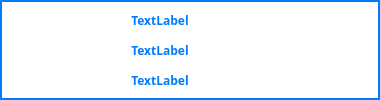
<?xml version="1.0" encoding="UTF-8"?>
<ui version="4.0">
 <class>PlaceInfoWindow</class>
 <widget class="QWidget" name="PlaceInfoWindow">
  <property name="geometry">
   <rect>
    <x>0</x>
    <y>0</y>
    <width>380</width>
    <height>100</height>
   </rect>
  </property>
  <property name="windowTitle">
   <string>Form</string>
  </property>
  <property name="styleSheet">
   <string notr="true">#PlaceInfoWindow{
     background:white;
     border: 2px solid #007BFF; 

}</string>
  </property>
  <widget class="QLabel" name="placeAddress">
   <property name="geometry">
    <rect>
     <x>110</x>
     <y>70</y>
     <width>100</width>
     <height>21</height>
    </rect>
   </property>
   <property name="font">
    <font>
     <family>Artifakt Element Heavy</family>
     <bold>true</bold>
    </font>
   </property>
   <property name="styleSheet">
    <string notr="true">QLabel {
    color: #007BFF;
}
</string>
   </property>
   <property name="text">
    <string>TextLabel</string>
   </property>
   <property name="alignment">
    <set>Qt::AlignmentFlag::AlignCenter</set>
   </property>
  </widget>
  <widget class="QLabel" name="placeHours">
   <property name="geometry">
    <rect>
     <x>110</x>
     <y>40</y>
     <width>100</width>
     <height>21</height>
    </rect>
   </property>
   <property name="font">
    <font>
     <family>Artifakt Element Heavy</family>
     <bold>true</bold>
    </font>
   </property>
   <property name="styleSheet">
    <string notr="true">QLabel {
    color: #007BFF;
}
</string>
   </property>
   <property name="text">
    <string>TextLabel</string>
   </property>
   <property name="alignment">
    <set>Qt::AlignmentFlag::AlignCenter</set>
   </property>
  </widget>
  <widget class="QLabel" name="placeName">
   <property name="geometry">
    <rect>
     <x>110</x>
     <y>10</y>
     <width>100</width>
     <height>21</height>
    </rect>
   </property>
   <property name="font">
    <font>
     <family>Artifakt Element Heavy</family>
     <bold>true</bold>
     <underline>false</underline>
    </font>
   </property>
   <property name="styleSheet">
    <string notr="true">QLabel {
    color: #007BFF;
}
</string>
   </property>
   <property name="text">
    <string>TextLabel</string>
   </property>
   <property name="alignment">
    <set>Qt::AlignmentFlag::AlignCenter</set>
   </property>
  </widget>
 </widget>
 <resources/>
 <connections/>
</ui>
